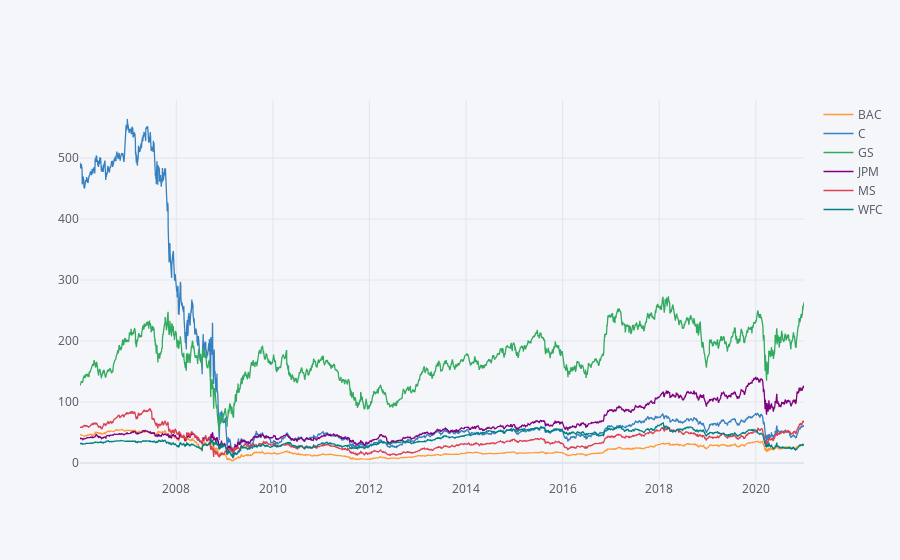

The notebook cell saved with this chart:
### Code cell
bank_stocks_data.xs(key='Close',axis=1, level='Stock Info').iplot()

### Figure 1 — Plotly figure (JSON) as saved in the notebook; plotly's stock layout.template omitted (floating-point values rounded to 4 significant figures; data arrays with more than 128 entries replaced by an {"elided": "..."} marker saying what was removed)
{"data": [{"line": {"color": "rgba(255, 153, 51, 1.0)", "dash": "solid", "shape": "linear", "width": 1.3}, "mode": "lines", "name": "BAC", "text": "", "type": "scatter", "x": {"elided": "3776 str values"}, "y": {"elided": "3776 float values"}}, {"line": {"color": "rgba(55, 128, 191, 1.0)", "dash": "solid", "shape": "linear", "width": 1.3}, "mode": "lines", "name": "C", "text": "", "type": "scatter", "x": {"elided": "3776 str values"}, "y": {"elided": "3776 float values"}}, {"line": {"color": "rgba(50, 171, 96, 1.0)", "dash": "solid", "shape": "linear", "width": 1.3}, "mode": "lines", "name": "GS", "text": "", "type": "scatter", "x": {"elided": "3776 str values"}, "y": {"elided": "3776 float values"}}, {"line": {"color": "rgba(128, 0, 128, 1.0)", "dash": "solid", "shape": "linear", "width": 1.3}, "mode": "lines", "name": "JPM", "text": "", "type": "scatter", "x": {"elided": "3776 str values"}, "y": {"elided": "3776 float values"}}, {"line": {"color": "rgba(219, 64, 82, 1.0)", "dash": "solid", "shape": "linear", "width": 1.3}, "mode": "lines", "name": "MS", "text": "", "type": "scatter", "x": {"elided": "3776 str values"}, "y": {"elided": "3776 float values"}}, {"line": {"color": "rgba(0, 128, 128, 1.0)", "dash": "solid", "shape": "linear", "width": 1.3}, "mode": "lines", "name": "WFC", "text": "", "type": "scatter", "x": {"elided": "3776 str values"}, "y": {"elided": "3776 float values"}}], "layout": {"legend": {"bgcolor": "#F5F6F9", "font": {"color": "#4D5663"}}, "paper_bgcolor": "#F5F6F9", "plot_bgcolor": "#F5F6F9", "title": {"font": {"color": "#4D5663"}}, "xaxis": {"gridcolor": "#E1E5ED", "showgrid": true, "tickfont": {"color": "#4D5663"}, "title": {"font": {"color": "#4D5663"}, "text": ""}, "zerolinecolor": "#E1E5ED"}, "yaxis": {"gridcolor": "#E1E5ED", "showgrid": true, "tickfont": {"color": "#4D5663"}, "title": {"font": {"color": "#4D5663"}, "text": ""}, "zerolinecolor": "#E1E5ED"}}}
